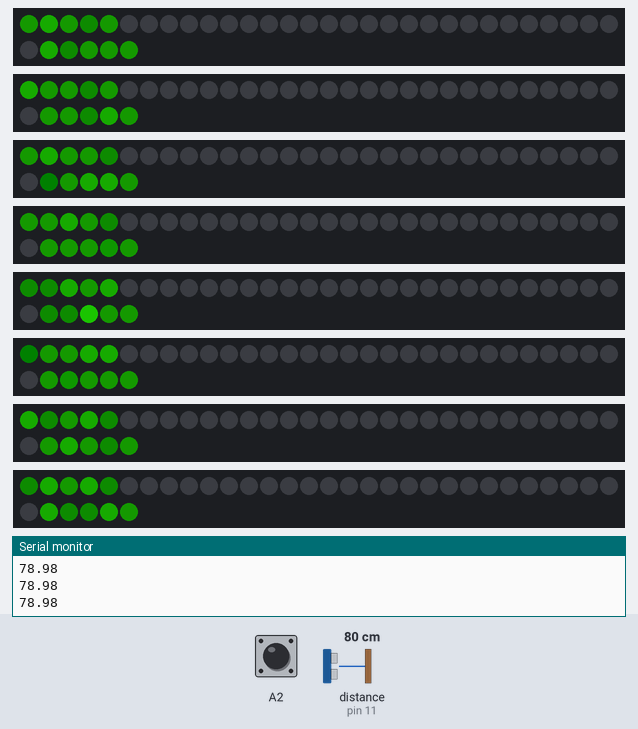
Bench run of a sketch on a simulated Arduino Uno, built with avr-gcc and run on an emulated ATmega328P. Shown: 8 × 36 RGB LEDs in strip order, left to right, continuing on the next row, the last lines printed to the serial monitor. Wiring (inferred from the names in the program): ultrasonic range finder: trigger pin 12; echo pin 11. The inputs (shaded band) are chosen by the test bench; at power-on: distance to the obstacle (sensor on pin 11) 80 cm, A2 HIGH. The echo pulse lasts 58.3 µs per cm; dim RGB values are drawn brighter than linear; colours are those a GRB WS2812 strip shows for the declared byte order; random numbers use the default seed unless the sketch sets one.

Above: at 1.2 s.
1.3 s: distance to the obstacle (sensor on pin 11) set to 12 cm
4.3 s: distance to the obstacle (sensor on pin 11) set to 9 cm
At 4.54 s:
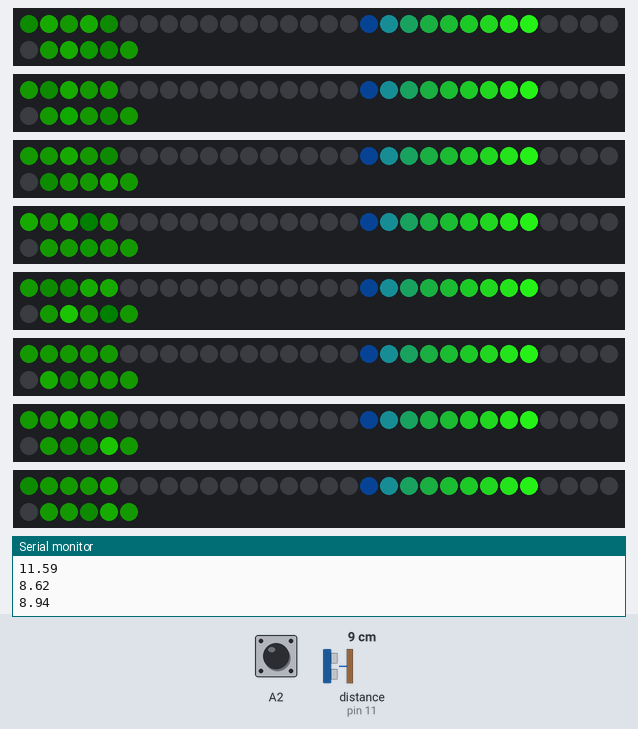
7.7 s: distance to the obstacle (sensor on pin 11) set to 18 cm
At 9.71 s:
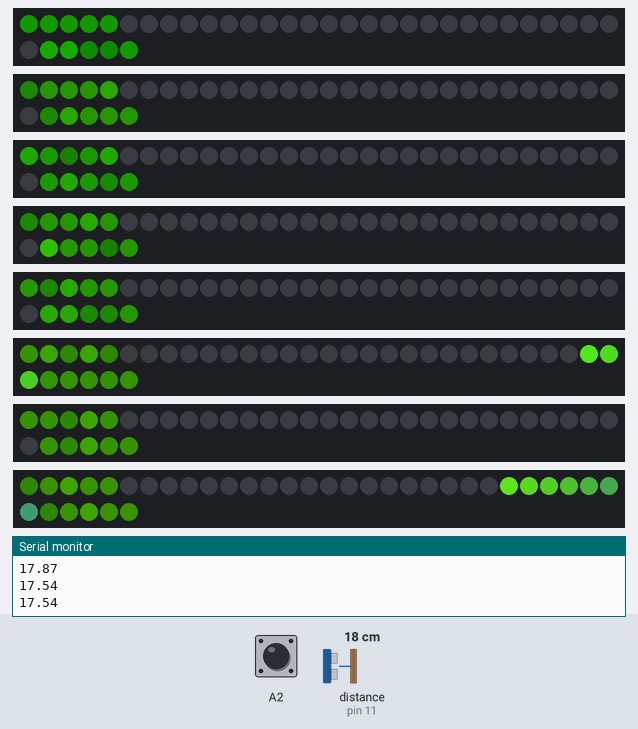
11.6 s: distance to the obstacle (sensor on pin 11) set to 2 cm
At 11.93 s:
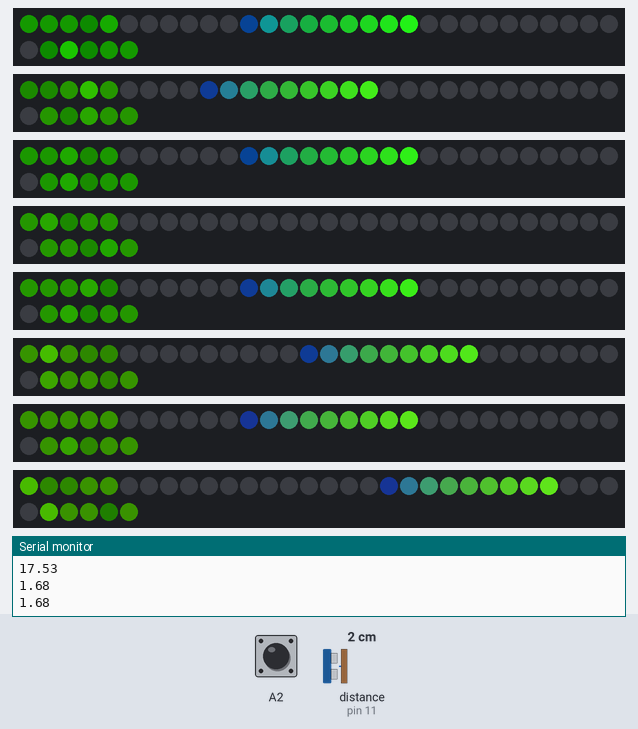
15.0 s: A2 pulled LOW for 0.2 s
At 15.72 s:
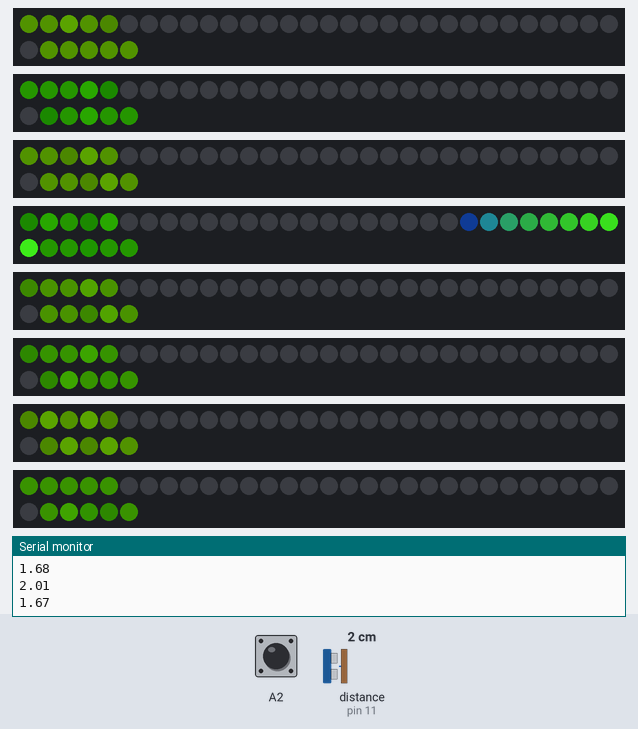
17.1 s: A2 pulled LOW for 1 s
At 17.72 s:
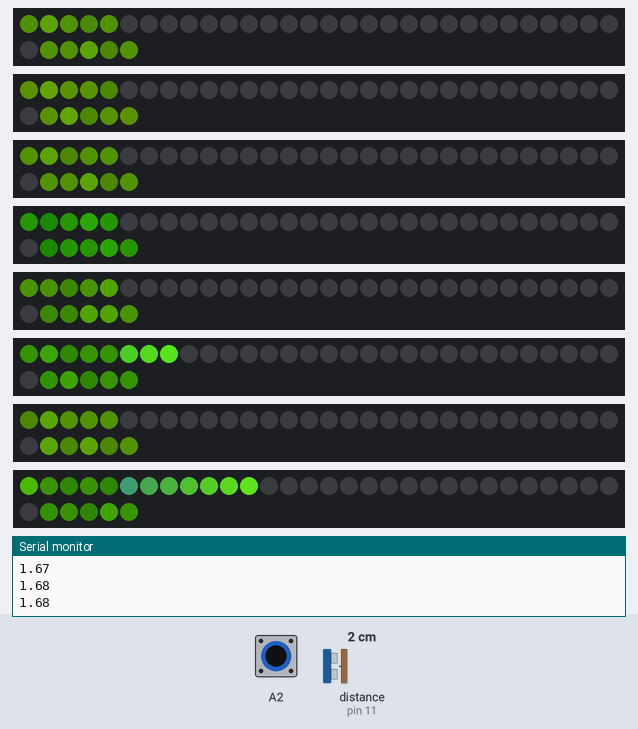

The sketch:

wosile2.ino
```cpp
 #include "FastLED.h"

 #define NUM_STRIP 8                 // количество лент
 #define NUM_LEDS 36                  // количество светодиодов в каждой ленте
 #define NUM_METEORS 10               // длина МЕТЕОРА
 #define INCREASE_BRIGHTNESS (256/NUM_METEORS)
 #define TIME_MIN 5                   // максимальная скорость метеора
 #define TIME_MAX 10                  // минимальная скорость метеора

 #define DATA_PIN1 2                  // ноги по АРДУИНО ПРО МИНИ для каждой ленты
 #define DATA_PIN2 3                  // подключать через резистор 470 Ом
 #define DATA_PIN3 4                  // питание лент от отдельного стабилизированного
 #define DATA_PIN4 5                  // источника постоянного напряжения 5V
 #define DATA_PIN5 6                  // Земля общая с блоком питания Ардуино
 #define DATA_PIN6 7                  //
 #define DATA_PIN7 8                  // ВНИМАНИЕ: потребление каждого кусочка ленты
 #define DATA_PIN8 9                  // из 20 светтодиодов = 6 Ватт (ток 1,2А на канал)
 #define PIN_TRIG 12
 #define PIN_ECHO 11


 CRGB leds1[NUM_LEDS];                // первая лента
 CRGB leds2[NUM_LEDS];                // вторая лента
 CRGB leds3[NUM_LEDS];                // третья лента
 CRGB leds4[NUM_LEDS];                // четвертая лента
 CRGB leds5[NUM_LEDS];                // пятая лента
 CRGB leds6[NUM_LEDS];                // шестая лента
 CRGB leds7[NUM_LEDS];                // седьмая лента
 CRGB leds8[NUM_LEDS];                // восьмая лента


 CRGB meteors[NUM_METEORS];           // метеор
 CRGB etalone[NUM_METEORS+NUM_LEDS];  // эталонный массив метеор+лента
 CRGB rabochiy[NUM_METEORS+NUM_LEDS];
 CRGB cloud[8];// рабочий массив для расчета лент
 byte LENTA[NUM_STRIP];               // массив признаков работы лент (1-выполняется метеор, 0-выкл)
 byte PHASE[NUM_STRIP];               // массив значений состояния сдвига для каждой ленты 0 - NUM_METEORS+NUM_LEDS
 byte PAUSE[NUM_STRIP];               // массив значений циклов задержки между метеорами для каждой ленты
 byte COLOR[NUM_STRIP];               // массив значений цвета лент

 int theme = 10;
 int i,j,n = 0;
 int HSV, STAY_TIME;                  // цвет и скорость метеора если число + то скорость -
 float cm;
 float temp;

void setup() {
   //  pinMode( POWER_PIN, OUTPUT );
   //  digitalWrite( A0, HIGH );
   //  delay(2000);
   Serial.begin(9600);
   pinMode(PIN_TRIG, OUTPUT);
   pinMode(PIN_ECHO, INPUT);
   FastLED.addLeds<WS2812B, DATA_PIN1>(leds1, NUM_LEDS);
   FastLED.addLeds<WS2812B, DATA_PIN2>(leds2, NUM_LEDS);
   FastLED.addLeds<WS2812B, DATA_PIN3>(leds3, NUM_LEDS);
   FastLED.addLeds<WS2812B, DATA_PIN4>(leds4, NUM_LEDS);
   FastLED.addLeds<WS2812B, DATA_PIN5>(leds5, NUM_LEDS);
   FastLED.addLeds<WS2812B, DATA_PIN6>(leds6, NUM_LEDS);
   FastLED.addLeds<WS2812B, DATA_PIN7>(leds7, NUM_LEDS);
   FastLED.addLeds<WS2812B, DATA_PIN8>(leds8, NUM_LEDS);

   pinMode( A0, INPUT);
   pinMode( A1, INPUT);
   pinMode( A2, INPUT_PULLUP);
   HSV = GETCOLOR();
   STAY_TIME = map(analogRead(A1), 0, 1023, TIME_MIN, TIME_MAX);

   for ( i = 0; i < NUM_STRIP; i++) {
   LENTA[i] = 1;
   PHASE[i] = 0;
   PAUSE[i] = 0;
   COLOR[i] = HSV;}

}


void loop() {

     cloud[0].setHSV( COLOR[0], 255, 80 );
     cloud[1].setHSV( COLOR[1], 255, 80 );
     cloud[2].setHSV( COLOR[2], 255, 80 );
     cloud[3].setHSV( COLOR[3], 255, 80 );
     cloud[4].setHSV( COLOR[4], 255, 80 );
     cloud[5].setHSV( COLOR[5], 255, 80 );
     cloud[6].setHSV( COLOR[6], 255, 80 );
     cloud[7].setHSV( COLOR[7], 255, 80 );

    for(i=0;i<=4;i++){
     leds1[i]=(cloud[0]);
     leds2[i]=cloud[1];
     leds3[i]=cloud[2];
     leds4[i]=cloud[3];
     leds5[i]=cloud[4];
     leds6[i]=cloud[5];
     leds7[i]=cloud[6];
     leds8[i]=cloud[7];
     }
     //for( i = 50; i < 256; i += INCREASE_BRIGHTNESS )
   //breathe_light(1);
   leds1[random(0,5)] *= 2;
   leds1[random(0,5)] *= 2.5;
   leds1[random(0,5)] /= 2.5;
   leds1[random(0,5)] /= 2;
      leds2[random(0,5)] *= 2;
   leds2[random(0,5)] *= 2.5;
   leds2[random(0,5)] /= 2.5;
   leds2[random(0,5)] /= 2;
      leds3[random(0,5)] *= 2;
   leds3[random(0,5)] *= 2.5;
   leds3[random(0,5)] /= 2.5;
   leds3[random(0,5)] /= 2;
      leds4[random(0,5)] *= 2;
   leds4[random(0,5)] *= 2.5;
   leds4[random(0,5)] /= 2.5;
   leds4[random(0,5)] /= 2;
      leds5[random(0,5)] *= 2;
   leds5[random(0,5)] *= 2.5;
   leds5[random(0,5)] /= 2.5;
   leds5[random(0,5)] /= 2;
      leds6[random(0,5)] *= 2;
   leds6[random(0,5)] *= 2.5;
   leds6[random(0,5)] /= 2.5;
   leds6[random(0,5)] /= 2;
      leds7[random(0,5)] *= 2;
   leds7[random(0,5)] *= 2.5;
   leds7[random(0,5)] /= 2.5;
   leds7[random(0,5)] /= 2;
      leds8[random(0,5)] *= 2;
   leds8[random(0,5)] *= 2.5;
   leds8[random(0,5)] /= 2.5;
   leds8[random(0,5)] /= 2;

    for(int i=35;i>=31;i--){
     leds1[i]=(cloud[0]);
     leds2[i]=cloud[1];
     leds3[i]=cloud[2];
     leds4[i]=cloud[3];
     leds5[i]=cloud[4];
     leds6[i]=cloud[5];
     leds7[i]=cloud[6];
     leds8[i]=cloud[7];
    }
   leds1[random(31,35)] /= 2.5;
   leds1[random(31,35)] *= 2.5;
   leds1[random(31,35)] *= 2;
   leds1[random(31,35)] /= 2;
      leds2[random(31,35)] /= 2.5;
   leds2[random(31,35)] *= 2.5;
   leds2[random(31,35)] *= 2;
   leds2[random(31,35)] /= 2;
      leds3[random(31,35)] /= 2.5;
   leds3[random(31,35)] *= 2.5;
   leds3[random(31,35)] *= 2;
   leds3[random(31,35)] /= 2;
      leds4[random(31,35)] /= 2.5;
   leds4[random(31,35)] *= 2.5;
   leds4[random(31,35)] *= 2;
   leds4[random(31,35)] /= 2;
      leds5[random(31,35)] /= 2.5;
   leds5[random(31,35)] *= 2.5;
   leds5[random(31,35)] *= 2;
   leds5[random(31,35)] /= 2;
      leds6[random(31,35)] /= 2.5;
   leds6[random(31,35)] *= 2.5;
   leds6[random(31,35)] *= 2;
   leds6[random(31,35)] /= 2;
      leds7[random(31,35)] /= 2.5;
   leds7[random(31,35)] *= 2.5;
   leds7[random(31,35)] *= 2;
   leds7[random(31,35)] /= 2;
      leds8[random(31,35)] /= 2.5;
   leds8[random(31,35)] *= 2.5;
   leds8[random(31,35)] *= 2;
   leds8[random(31,35)] /= 2;


  digitalWrite(PIN_TRIG, LOW);
  //delayMicroseconds(2);
  digitalWrite(PIN_TRIG, HIGH);
  //delayMicroseconds(10);
  digitalWrite(PIN_TRIG, LOW);

  temp = float(pulseIn(PIN_ECHO, HIGH));
  cm = (temp * 17 )/1000;

  Serial.println(cm);
  if(cm<=10){
   for ( n = 0; n < NUM_STRIP; n++)
   {
   if ( LENTA[n] == 1) {                            // если на ленте есть МЕТЕОР то обрабатываем

     if ( PHASE[n] == (NUM_LEDS+NUM_METEORS)){      // если МЕТЕОР "вылетел" то
         PHASE[n] = 0;                                 // сброс ленты на НОЛЬ
         LENTA[n] = 0;                                 // выключение ленты
         if (digitalRead(A2)==HIGH) {                // если тумблер выключен, то работаем с резистором цвета
            HSV = GETCOLOR();                         // подготовка нового цвета к следующему включению
            COLOR[n] = random(HSV-5,HSV+5);
          }          // и установка коридора флюктуации цвета
         else {COLOR[n]++;}                          // если тумблер включен, то плавно меняем цвет
         PAUSE[n] = random(5,30);
      }                   // и задание паузы до следующего включения (в циклах)

   SHIFT_UP(n,PHASE[n]);
   delay(2);
   PHASE[n]++;
   }                                     // и сдвигаем фазу

   if (LENTA[n]==0) {                               // Если лента выключена
      if (PAUSE[n]>0) PAUSE[n]--;                   // то считаем длительность паузы
        if (PAUSE[n]==0) LENTA[n]=1;}               // и по окончании включаем ленту снова


   FastLED.show();                                  // засветка лвсех лент

   } // снятие показателя задержки
                              // задержка по уровню скорости МЕТЕОРА
  }

   else{
    for ( n = 0; n < NUM_STRIP; n++)
   {
   if ( LENTA[n] == 1) {                            // если на ленте есть МЕТЕОР то обрабатываем

     if ( PHASE[n] == (NUM_LEDS+NUM_METEORS)){      // если МЕТЕОР "вылетел" то
      PHASE[n] = 0;                                 // сброс ленты на НОЛЬ
      LENTA[n] = 0;                                 // выключение ленты
        if (digitalRead(A2)==HIGH) {                // если тумблер выключен, то работаем с резистором цвета
          HSV = GETCOLOR();                         // подготовка нового цвета к следующему включению
          COLOR[n] = random(HSV-5,HSV+5);}          // и установка коридора флюктуации цвета
        else {COLOR[n]++;}                          // если тумблер включен, то плавно меняем цвет
      PAUSE[n] = random(5,20); }                   // и задание паузы до следующего включения (в циклах)

   SHIFT_DOWN(n,PHASE[n]);
   delay(5);

   PHASE[n]++;}                                     // и сдвигаем фазу

   if (LENTA[n]==0) {                               // Если лента выключена
      if (PAUSE[n]>0) PAUSE[n]--;                   // то считаем длительность паузы
        if (PAUSE[n]==0) LENTA[n]=1;}               // и по окончании включаем ленту снова
   FastLED.show();                                  // засветка лвсех лент

   } // снятие показателя задержки

   }

}

int breathe_light(int led){

   if(led==1){
      for(i=0;i<6;i++){
         leds1[random(0,6)].addToRGB(5);
         leds1[random(0,6)].addToRGB(5);
         leds1[random(0,6)].addToRGB(5);
         leds1[random(31,36)].addToRGB(5);
         leds1[random(31,36)].addToRGB(5);
         leds1[random(31,36)].addToRGB(5);
         delay(2);
      }
      for(i=0;i<6;i++){
         leds1[random(0,6)].subtractFromRGB(5);
         leds1[random(0,6)].subtractFromRGB(5);
         leds1[random(0,6)].subtractFromRGB(5);
         leds1[random(31,36)].subtractFromRGB(5);
         leds1[random(31,36)].subtractFromRGB(5);
         leds1[random(31,36)].subtractFromRGB(5);
         delay(2);
      }
   }
}

// Подпрограмма настройки диапазона цвета метеора по регулятору, подключенному к A0
int GETCOLOR()
   {
   theme += 2;
   theme %= 255;
   // цветовой ряд HSV описывается в диапазоне от 0 до 255
   return random(theme-2,theme+2);                                      // поскольку корридор +-45 то масштабирование аналогового входа
   }                                                // делается в диапазоне от 45 до 315


// подпрограмма формирование метеора заданной длины и цвета и заливка его в эталонный массив
void METEOR(int color)
   {
   i = 0;
   j = 0;
   for( i = INCREASE_BRIGHTNESS-1; i < 256; i += INCREASE_BRIGHTNESS ){
     meteors[j].setHSV( color, 255, i );
     meteors[j++] += CRGB(0,0,20);
    }     // создание МЕТЕОРА
                                          // заданного цвета
   for( i = 0; i < NUM_METEORS ; i++)                                         // и сброс его в эталонный массив
      etalone[i] = meteors[i];
   for( i = NUM_METEORS; i < (NUM_LEDS + NUM_METEORS); i ++ )                // остальное заполняем "черным"
      etalone[i] = CRGB::Black;
   }


// подпрограмма копирования эталонного массива со сдвигом в рабочую область
void SHIFT_DOWN(int LED, int shift)
   {
   // подготовка своего цвета для каждой ленты
   if (LED==0) METEOR(COLOR[0]);
   if (LED==1) METEOR(COLOR[1]);
   if (LED==2) METEOR(COLOR[2]);
   if (LED==3) METEOR(COLOR[3]);
   if (LED==4) METEOR(COLOR[4]);
   if (LED==5) METEOR(COLOR[5]);
   if (LED==6) METEOR(COLOR[6]);
   if (LED==7) METEOR(COLOR[7]);


   for(i=0;i<NUM_LEDS+NUM_METEORS-shift;i++)
      rabochiy[i] = etalone[NUM_LEDS+NUM_METEORS-shift-i];
   for(i=NUM_LEDS+NUM_METEORS-shift;i<NUM_LEDS+NUM_METEORS;i++)
      rabochiy[i] = CRGB::Black;
   // и заливаем его на соответствующую ленту
   if (LED==0)   for( i = 5; i < NUM_LEDS-5; i++ ) leds1[i] = rabochiy[i];
   if (LED==1)   for( i = 5; i < NUM_LEDS-5; i++ ) leds2[i] = rabochiy[i];
   if (LED==2)   for( i = 5; i < NUM_LEDS-5; i++ ) leds3[i] = rabochiy[i];
   if (LED==3)   for( i = 5; i < NUM_LEDS-5; i++ ) leds4[i] = rabochiy[i];
   if (LED==4)   for( i = 5; i < NUM_LEDS-5; i++ ) leds5[i] = rabochiy[i];
   if (LED==5)   for( i = 5; i < NUM_LEDS-5; i++ ) leds6[i] = rabochiy[i];
   if (LED==6)   for( i = 5; i < NUM_LEDS-5; i++ ) leds7[i] = rabochiy[i];
   if (LED==7)   for( i = 5; i < NUM_LEDS-5; i++ ) leds8[i] = rabochiy[i];

   }

void SHIFT_UP(int LED, int shift)
   {
   // подготовка своего цвета для каждой ленты
   if (LED==0) METEOR(COLOR[0]);
   if (LED==1) METEOR(COLOR[1]);
   if (LED==2) METEOR(COLOR[2]);
   if (LED==3) METEOR(COLOR[3]);
   if (LED==4) METEOR(COLOR[4]);
   if (LED==5) METEOR(COLOR[5]);
   if (LED==6) METEOR(COLOR[6]);
   if (LED==7) METEOR(COLOR[7]);
   if (LED==8) METEOR(COLOR[8]);
   if (LED==9) METEOR(COLOR[9]);
   if (LED==10) METEOR(COLOR[10]);
   if (LED==11) METEOR(COLOR[11]);

   // переписываем эталон с указанным сдвигом в рабочий массив
   for( i = (NUM_LEDS+NUM_METEORS-1); i > shift; i-- )
   rabochiy[i] = etalone[i-shift];
   for ( i = shift; i > 0; i--)
   rabochiy[i] = CRGB::Black;

   // и заливаем его на соответствующую ленту
   if (LED==0)   for( i = 5; i < NUM_LEDS-5; i++ ) leds1[i] = rabochiy[i+NUM_METEORS];
   if (LED==1)   for( i = 5; i < NUM_LEDS-5; i++ ) leds2[i] = rabochiy[i+NUM_METEORS];
   if (LED==2)   for( i = 5; i < NUM_LEDS-5; i++ ) leds3[i] = rabochiy[i+NUM_METEORS];
   if (LED==3)   for( i = 5; i < NUM_LEDS-5; i++ ) leds4[i] = rabochiy[i+NUM_METEORS];
   if (LED==4)   for( i = 5; i < NUM_LEDS-5; i++ ) leds5[i] = rabochiy[i+NUM_METEORS];
   if (LED==5)   for( i = 5; i < NUM_LEDS-5; i++ ) leds6[i] = rabochiy[i+NUM_METEORS];
   if (LED==6)   for( i = 5; i < NUM_LEDS-5; i++ ) leds7[i] = rabochiy[i+NUM_METEORS];
   if (LED==7)   for( i = 5; i < NUM_LEDS-5; i++ ) leds8[i] = rabochiy[i+NUM_METEORS];

   }
```

Measured:
- the behaviour switches between 11 and 10 cm on distance to the obstacle (sensor on pin 11) (found by bisection; images 0 and 1)
